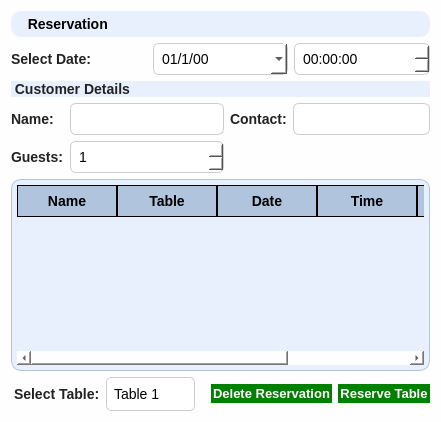
         <widget class="QWidget" name="Reservations">
          <property name="font">
           <font>
            <family>Segoe UI</family>
            <pointsize>-1</pointsize>
           </font>
          </property>
          <property name="styleSheet">
           <string notr="true">
   QWidget {
       background-color: #fefefe;
       font-family: 'Segoe UI';
       font-size: 14px;
   }
   QLabel {
       font-weight: 600;
       color: #222;
   }
   QLineEdit, QSpinBox, QComboBox, QDateEdit, QTimeEdit {
       padding: 6px;
       border: 1px solid #ccc;
       border-radius: 6px;
       background-color: white;
   }
 QPushButton {
    border-radius: 10px; /* Rounded corners */
    color: white; /* Text color */
    background-color: green; /* Background color */
    font: bold 13px; /* Font style and size */
    border: 2px solid green; /* Border color */
}

QPushButton:hover {
    background-color: #32CD32; /* Lighter green on hover */
    border-color: darkgreen; /* Dark green border on hover */
}

QPushButton:pressed {
    background-color: darkgreen; /* Darker green when pressed */
    border-color: black; /* Border changes on press */
}

  
QTableView {
    background-color: #E8F0FE; /* Soft white-blue background for the table */
    border-radius: 10px; /* Rounded edges for the entire table */
    padding: 10px; /* Adds spacing around the table */
    border: 1px solid #B0C4DE; /* Thin border to accentuate table outline */
    gridline-color: black; /* Adds black lines between columns and rows */
}

QTableView::item {
    background-color: #FAFAFA; /* Gentle off-white background for cells */
    border: 1px solid black; /* Black lines between each cell */
    border-radius: 5px; /* Slight rounding for individual cell edges */
    padding: 5px; /* Inner spacing for cells */
    color: black; /* Standard text color */
}

QTableView::item:selected {
    background-color: #D7E9F7; /* Highlighted cell with soft blue shade */
    color: black; /* Text color remains consistent */
    border: 1px solid black; /* Black border for selected cells */
    border-radius: 5px;
}

QHeaderView::section {
    background-color: #B0C4DE; /* Soft blue-gray shade for table headers */
    padding: 10px; /* Adds spacing within header sections */
    font-weight: bold; /* Bold text to differentiate headers */
    color: black; /* Black text color for the headers */
    border: 1px solid black; /* Black lines between header columns */
  
}

QTableView::corner {
    background-color: #B0C4DE; /* Matches header color for corner sections */
    border-radius: 10px;
}
</string>
          </property>
          <layout class="QVBoxLayout" name="mainLayout">
           <item>
            <widget class="QLabel" name="label_title">
             <property name="font">
              <font>
               <family>Leelawadee UI</family>
               <pointsize>22</pointsize>
               <italic>false</italic>
               <bold>true</bold>
              </font>
             </property>
             <property name="styleSheet">
              <string notr="true">font: 700 22pt &quot;Leelawadee UI&quot;;
background-color: #E8F0FE;
border-radius: 10px;
color: rgb(0, 0, 0);
padding: 5px;</string>
             </property>
             <property name="text">
              <string>  Reservation</string>
             </property>
            </widget>
           </item>
           <item>
            <layout class="QHBoxLayout" name="datetimeLayout">
             <item>
              <widget class="QLabel" name="label_date">
               <property name="text">
                <string>Select Date:</string>
               </property>
              </widget>
             </item>
             <item>
              <widget class="QDateEdit" name="dateEdit_date">
               <property name="styleSheet">
                <string notr="true">color: black;</string>
               </property>
               <property name="keyboardTracking">
                <bool>false</bool>
               </property>
               <property name="displayFormat">
                <string>dd/M/yy</string>
               </property>
               <property name="calendarPopup">
                <bool>true</bool>
               </property>
              </widget>
             </item>
             <item>
              <widget class="QTimeEdit" name="timeEdit_time">
               <property name="styleSheet">
                <string notr="true">color: black;</string>
               </property>
              </widget>
             </item>
            </layout>
           </item>
           <item>
            <widget class="QLabel" name="label_customerDetails">
             <property name="styleSheet">
              <string notr="true">font: 600 16pt &quot;Segoe UI&quot;;
background-color: #E8F0FE;
border-radius: 10px;</string>
             </property>
             <property name="text">
              <string> Customer Details</string>
             </property>
            </widget>
           </item>
           <item>
            <layout class="QGridLayout" name="formLayout">
             <item row="0" column="0">
              <widget class="QLabel" name="label_name">
               <property name="text">
                <string>Name:</string>
               </property>
              </widget>
             </item>
             <item row="1" column="0">
              <widget class="QLabel" name="label_guests1">
               <property name="text">
                <string>Guests:</string>
               </property>
              </widget>
             </item>
             <item row="0" column="3">
              <widget class="QLineEdit" name="reservation_contact">
               <property name="clearButtonEnabled">
                <bool>false</bool>
               </property>
              </widget>
             </item>
             <item row="0" column="2">
              <widget class="QLabel" name="label_contact">
               <property name="text">
                <string>Contact:</string>
               </property>
              </widget>
             </item>
             <item row="1" column="1">
              <widget class="QSpinBox" name="spinBox_guests">
               <property name="styleSheet">
                <string notr="true">color: black;</string>
               </property>
               <property name="minimum">
                <number>1</number>
               </property>
               <property name="maximum">
                <number>20</number>
               </property>
              </widget>
             </item>
             <item row="0" column="1">
              <widget class="QLineEdit" name="reservation_name">
               <property name="font">
                <font>
                 <family>Segoe UI</family>
                 <pointsize>-1</pointsize>
                 <italic>false</italic>
                 <bold>true</bold>
                </font>
               </property>
              </widget>
             </item>
            </layout>
           </item>
           <item>
            <widget class="QTableWidget" name="tableWidget_tables">
             <property name="sizePolicy">
              <sizepolicy hsizetype="Expanding" vsizetype="Expanding">
               <horstretch>0</horstretch>
               <verstretch>1</verstretch>
              </sizepolicy>
             </property>
             <property name="minimumSize">
              <size>
               <width>0</width>
               <height>150</height>
              </size>
             </property>
             <property name="styleSheet">
              <string notr="true">QWidget {
	background-color: #E8F0FE;
}

QTableWidget {
    border-radius: 10px;
    padding: 5px;
    border: 1px solid #B0C4DE;
    gridline-color: black;
    selection-background-color: #D7E9F7;
}

QTableWidget::item {
    padding: 5px;
    border: 1px solid #B0C4DE;
}

QHeaderView::section {
    background-color: #B0C4DE;
    padding: 5px;
    font-weight: bold;
    border: 1px solid black;
}
</string>
             </property>
             <property name="editTriggers">
              <set>QAbstractItemView::EditTrigger::NoEditTriggers</set>
             </property>
             <property name="alternatingRowColors">
              <bool>true</bool>
             </property>
             <property name="selectionMode">
              <enum>QAbstractItemView::SelectionMode::SingleSelection</enum>
             </property>
             <property name="selectionBehavior">
              <enum>QAbstractItemView::SelectionBehavior::SelectRows</enum>
             </property>
             <property name="horizontalScrollMode">
              <enum>QAbstractItemView::ScrollMode::ScrollPerPixel</enum>
             </property>
             <attribute name="horizontalHeaderStretchLastSection">
              <bool>true</bool>
             </attribute>
             <column>
              <property name="text">
               <string>Name</string>
              </property>
             </column>
             <column>
              <property name="text">
               <string>Table</string>
              </property>
             </column>
             <column>
              <property name="text">
               <string>Date</string>
              </property>
             </column>
             <column>
              <property name="text">
               <string>Time</string>
              </property>
             </column>
             <column>
              <property name="text">
               <string>Guests</string>
              </property>
             </column>
             <column>
              <property name="text">
               <string>Contact</string>
              </property>
             </column>
            </widget>
           </item>
           <item>
            <layout class="QHBoxLayout" name="bottomLayout">
             <item alignment="Qt::AlignmentFlag::AlignRight">
              <widget class="QLabel" name="label_selectTable">
               <property name="text">
                <string>Select Table:</string>
               </property>
              </widget>
             </item>
             <item>
              <widget class="QComboBox" name="comboBox_selectTable">
               <property name="styleSheet">
                <string notr="true">QComboBox {
    border-radius: 5px;
    padding: 7px;
    color: black;
    background-color: white;
    text-align: center; /* Center-align the text */
}

QComboBox:hover {
    border-color: gray;
    background-color: #F5F5F5; /* Lighter white shade for hover effect */
}

QComboBox::drop-down {
    width: 20px; /* Adjust width of the dropdown button */
    border: none;
}

QComboBox QAbstractItemView {
    background-color: white;
    color: black;
    selection-background-color: #E8E8E8; /* Highlight selected item in a soft white shade */
    selection-color: black;
    padding: 5px;
    text-align: center;
    outline: none; /* Remove focus border for cleaner look */
}
</string>
               </property>
               <item>
                <property name="text">
                 <string>Table 1</string>
                </property>
               </item>
               <item>
                <property name="text">
                 <string>Table 2</string>
                </property>
               </item>
               <item>
                <property name="text">
                 <string>Table 3</string>
                </property>
               </item>
               <item>
                <property name="text">
                 <string>Table 4</string>
                </property>
               </item>
               <item>
                <property name="text">
                 <string>Table 5</string>
                </property>
               </item>
               <item>
                <property name="text">
                 <string>Table 6</string>
                </property>
               </item>
               <item>
                <property name="text">
                 <string/>
                </property>
               </item>
              </widget>
             </item>
             <item>
              <spacer name="horizontalSpacer">
               <property name="orientation">
                <enum>Qt::Orientation::Horizontal</enum>
               </property>
               <property name="sizeType">
                <enum>QSizePolicy::Policy::Preferred</enum>
               </property>
               <property name="sizeHint" stdset="0">
                <size>
                 <width>10</width>
                 <height>10</height>
                </size>
               </property>
              </spacer>
             </item>
             <item>
              <widget class="QPushButton" name="reservation_btn_delete">
               <property name="text">
                <string>Delete Reservation</string>
               </property>
              </widget>
             </item>
             <item>
              <widget class="QPushButton" name="btn_reserve">
               <property name="text">
                <string>Reserve Table</string>
               </property>
              </widget>
             </item>
            </layout>
           </item>
          </layout>
         </widget>
